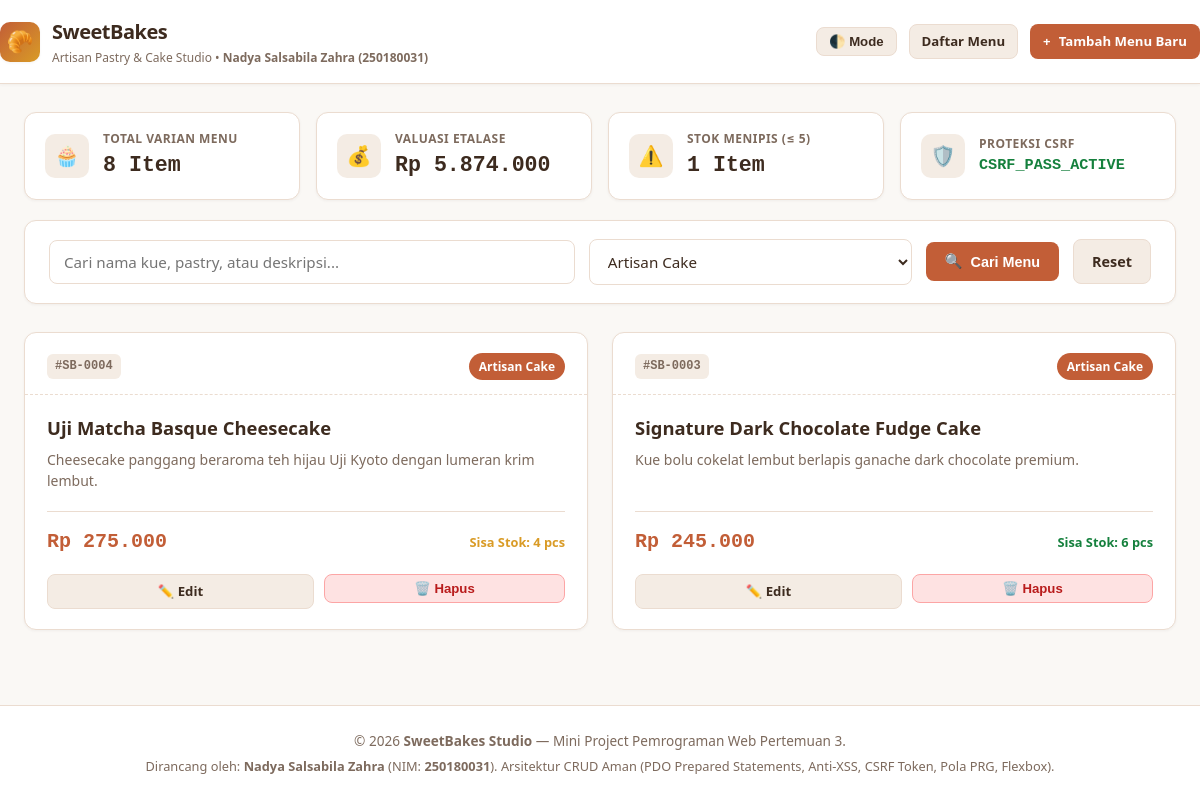
Screenshot of /index.php?category=Artisan Cake with the database file from the repository.
### tables this page shows
CREATE TABLE `products` (
    `id`          INT AUTO_INCREMENT PRIMARY KEY,
    `name`        VARCHAR(150)   NOT NULL UNIQUE,
    `category`    VARCHAR(60)    NOT NULL DEFAULT 'Pastry',
    `description` TEXT           NULL,
    `price`       DECIMAL(12, 2) NOT NULL,
    `stock`       INT            NOT NULL DEFAULT 0,
    `created_at`  TIMESTAMP      DEFAULT CURRENT_TIMESTAMP,
    `updated_at`  TIMESTAMP      DEFAULT CURRENT_TIMESTAMP ON UPDATE CURRENT_TIMESTAMP
);

### config/db.php (called while the page is built, shortened)
<?php
function e($value) {
    return htmlspecialchars((string)($value ?? ''), ENT_QUOTES, 'UTF-8');
}
function format_rupiah($angka) {
    return 'Rp ' . number_format((float)$angka, 0, ',', '.');
}

### index.php (the view, shortened to what this page needs)
<?php
require_once __DIR__ . '/config/db.php';
$q = trim($_GET['q'] ?? '');
$category = trim($_GET['category'] ?? '');
$where = [];
$params = [];
if ($category !== '') {
    $where[] = "category = :cat";
    $params['cat'] = $category;
}
$whereSql = !empty($where) ? " WHERE " . implode(" AND ", $where) : "";
$statsTotalItems = $pdo->query("SELECT COUNT(*) FROM products")->fetchColumn();
$statsTotalValuation = $pdo->query("SELECT SUM(price * stock) FROM products")->fetchColumn() ?: 0;
$statsLowStock = $pdo->query("SELECT COUNT(*) FROM products WHERE stock <= 5")->fetchColumn();
$sql = "SELECT * FROM products" . $whereSql . " ORDER BY id DESC";
$stmt = $pdo->prepare($sql);
$stmt->execute($params);
$products = $stmt->fetchAll();
$catsStmt = $pdo->query("SELECT DISTINCT category FROM products ORDER BY category ASC");
$allCategories = $catsStmt->fetchAll(PDO::FETCH_COLUMN);
include __DIR__ . '/header.php';
?>
<div class="dashboard-metrics">
    <div class="metric-card">
        <div class="metric-icon">🧁</div>
        <div class="metric-data">
            <h4>Total Varian Menu</h4>
            <div class="metric-val"><?= (int)$statsTotalItems; ?> Item</div>
        </div>
    </div>
    <div class="metric-card">
        <div class="metric-icon">💰</div>
        <div class="metric-data">
            <h4>Valuasi Etalase</h4>
            <div class="metric-val"><?= format_rupiah($statsTotalValuation); ?></div>
        </div>
    </div>
    <div class="metric-card">
        <div class="metric-icon">⚠️</div>
        <div class="metric-data">
            <h4>Stok Menipis (&le; 5)</h4>
            <div class="metric-val"><?= (int)$statsLowStock; ?> Item</div>
        </div>
    </div>
    <div class="metric-card">
        <div class="metric-icon">🛡️</div>
        <div class="metric-data">
            <h4>Proteksi CSRF</h4>
            <div class="metric-val" style="font-size: 0.95rem; color: var(--status-success);">CSRF_PASS_ACTIVE</div>
        </div>
    </div>
</div>
<div class="search-filter-card">
    <form method="GET" action="index.php" class="filter-form">
        <div class="filter-search-box">
            <input type="text" name="q" class="form-control" placeholder="Cari nama kue, pastry, atau deskripsi..." value="<?= e($q); ?>">
        </div>
        <div class="filter-select-box">
            <select name="category" class="form-control">
                <?php foreach ($allCategories as $c): ?>
                    <option value="<?= e($c); ?>" <?= $category === $c ? 'selected' : ''; ?>>
                        <?= e($c); ?>
                    </option>
                <?php endforeach; ?>
            </select>
        </div>
        <button type="submit" class="btn btn-primary">
            <span>🔍</span> Cari Menu
        </button>
        <?php if ($q !== '' || $category !== ''): ?>
            <a href="index.php" class="btn btn-secondary">Reset</a>
        <?php endif; ?>
    </form>
</div>
<?php if (empty($products)): ?>
    <div style="text-align: center; padding: 48px 20px; background: var(--bg-card); border: 1px dashed var(--border-color); border-radius: var(--radius);">
        <div style="font-size: 3rem; margin-bottom: 12px;">🥖</div>
        <h3>Menu Tidak Ditemukan</h3>
        <p style="color: var(--text-muted); margin-top: 6px;">Tidak ada kue atau pastry yang cocok dengan filter pencarian Anda.</p>
        <a href="create.php" class="btn btn-primary" style="margin-top: 16px;">+ Tambah Menu Baru</a>
    </div>
<?php else: ?>
    <div class="product-grid">
        <?php foreach ($products as $item): ?>
            <div class="pastry-card">
                <div class="card-top">
                    <span class="sku-code">#SB-<?= str_pad((string)$item['id'], 4, '0', STR_PAD_LEFT); ?></span>
                    <span class="category-badge"><?= e($item['category']); ?></span>
                </div>
                <div class="card-body">
                    <h3 class="pastry-title"><?= e($item['name']); ?></h3>
                    <p class="pastry-desc"><?= e($item['description'] ?: 'Pilihan kue artisan lezat yang dipanggang segar setiap pagi.'); ?></p>
                    <div class="card-footer-meta">
                        <div class="pastry-price"><?= format_rupiah($item['price']); ?></div>
                        <div class="stock-tag <?= $item['stock'] == 0 ? 'stock-empty' : ($item['stock'] <= 5 ? 'stock-warning' : 'stock-fresh'); ?>">
                            <?= $item['stock'] == 0 ? 'Habis Terjual' : 'Sisa Stok: ' . (int)$item['stock'] . ' pcs'; ?>
                        </div>
                    </div>
                    <div class="card-actions">
                        <a href="edit.php?id=<?= (int)$item['id']; ?>" class="btn btn-secondary btn-sm">
                            ✏️ Edit
                        </a>
                        <form method="POST" action="delete.php" style="flex: 1;" onsubmit="return confirm('Apakah Anda yakin ingin menghapus menu <?= addslashes(e($item['name'])); ?>?');">
                            <button type="submit" class="btn btn-danger btn-sm" style="width: 100%;">
                                🗑️ Hapus
                            </button>
                        </form>
                    </div>
                </div>
            </div>
        <?php endforeach; ?>
    </div>
<?php endif; ?>
<?php include __DIR__ . '/footer.php'; ?>

### rows the page displays
products: id "0004", category "Artisan Cake", name "Uji Matcha Basque Cheesecake", description "Cheesecake panggang beraroma teh hijau Uji Kyoto dengan lumeran krim lembut.", price "Rp 275.000", stock "4"
products: id "0003", category "Artisan Cake", name "Signature Dark Chocolate Fudge Cake", description "Kue bolu cokelat lembut berlapis ganache dark chocolate premium.", price "Rp 245.000", stock "6"

### other values shown
$statsTotalItems "8"
format_rupiah($statsTotalValuation) "Rp 5.874.000"
$statsLowStock "1"
form field category "Artisan Cake"
